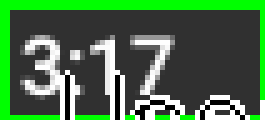
#> input picture img/fixgray.png, 53 x 24 px (shown 5 times larger)
$ python test.py
#> lines starting #> are read from the running program, lines starting #| are printed output that depends on the picture; after the words box and inside, x2 and y2 are one past the last pixel; in counts of white or black regions, pixels touching at a corner belong together
import cv2
import numpy as np
from datetime import datetime
import os
import logging

# ตั้งค่าการบันทึกล็อก
logging.basicConfig(
    filename='image_detection.log',
    level=logging.INFO,
    format='%(asctime)s - %(levelname)s - %(message)s'
)

def setup_directories():
    """สร้างโฟลเดอร์ที่จำเป็นถ้ายังไม่มี"""
    directories = ['img', 'logs']
    for directory in directories:
        if not os.path.exists(directory):
            os.makedirs(directory)
            logging.info(f"Created directory: {directory}")

def ImgSearchADB(adb_img_path, find_img_path, threshold=0.95, method=cv2.TM_CCOEFF_NORMED):
    """
    ค้นหาภาพเป้าหมายในภาพหน้าจอ
    """
    try:
        adb_img = cv2.imread(adb_img_path, cv2.IMREAD_COLOR)
        find_img = cv2.imread(find_img_path, cv2.IMREAD_COLOR)

        if adb_img is None:
            logging.error(f"ไม่พบภาพหน้าจอที่: {adb_img_path}")
            return None, None

        if find_img is None:
            logging.error(f"ไม่พบภาพเป้าหมายที่: {find_img_path}")
            return None, None

        needle_w = find_img.shape[1]
        needle_h = find_img.shape[0]

        result = cv2.matchTemplate(adb_img, find_img, method)
        locations = np.where(result >= threshold)
        locations = list(zip(*locations[::-1]))

        rectangles = []
        for loc in locations:
            rect = [int(loc[0]), int(loc[1]), needle_w, needle_h]
            rectangles.append(rect)
            rectangles.append(rect)

        rectangles, _ = cv2.groupRectangles(rectangles, groupThreshold=1, eps=1)
        return rectangles, adb_img

    except Exception as e:
        logging.error(f"เกิดข้อผิดพลาดในการค้นหาภาพ: {str(e)}")
        return None, None

def draw_rectangles(image, rectangles):
    """
    วาดกรอบสี่เหลี่ยมรอบพื้นที่ที่ตรวจพบ
    """
    try:
        line_color = (0, 255, 0)  # BGR format - สีเขียว
        line_thickness = 2

        for (x, y, w, h) in rectangles:
            top_left = (x, y)
            bottom_right = (x + w, y + h)
            cv2.rectangle(image, top_left, bottom_right, line_color, line_thickness)

    except Exception as e:
        logging.error(f"เกิดข้อผิดพลาดในการวาดกรอบ: {str(e)}")

def save_image_with_metadata(image, save_path, user, timestamp):
    """
    บันทึกภาพพร้อมข้อมูล metadata
    """
    try:
        # เพิ่มข้อมูล metadata ลงในภาพ
        font = cv2.FONT_HERSHEY_SIMPLEX
        metadata_text = f"User: {user} | Date: {timestamp}"
        cv2.putText(image, metadata_text, (10, 30), font, 0.7, (255, 255, 255), 2)
        cv2.putText(image, metadata_text, (10, 30), font, 0.7, (0, 0, 0), 1)

        # บันทึกภาพ
        cv2.imwrite(save_path, image)
        logging.info(f"บันทึกภาพสำเร็จที่: {save_path}")
        return True

    except Exception as e:
        logging.error(f"เกิดข้อผิดพลาดในการบันทึกภาพ: {str(e)}")
        return False

def test_image_detection(username="", timestamp=""):
    """
    ทดสอบการตรวจจับภาพและบันทึกผล
    """
    setup_directories()

    adb_screen_path = 'img/fixgray.png'
    target_img_path = 'img/fixgray.png'

    logging.info(f"เริ่มการค้นหาภาพโดยผู้ใช้: {username}")
    print("🔍 กำลังค้นหาภาพเป้าหมาย...")

    rectangles, source_image = ImgSearchADB(adb_screen_path, target_img_path)
#> in ImgSearchADB, adb_img is the input picture: shape (24, 53, 3); mean B, G, R 72.4, 111.5, 72.4
#> in ImgSearchADB, `result = cv2.matchTemplate(adb_img, find_img, method)`: result = [1]
#> in ImgSearchADB, `locations = np.where(result >= threshold)`: locations = ([0], [0])
#> in ImgSearchADB, `locations = list(zip(*locations[::-1]))`: locations = [(0, 0)]
#> the loop in ImgSearchADB, `for loc in locations:` made 1 pass
#> rect on pass 1: [0, 0, 53, 24]
#> after the loop in ImgSearchADB, `for loc in locations:`: rectangles = [[0, 0, 53, 24], [0, 0, 53, 24]]
#> in ImgSearchADB, `rectangles, _ = cv2.groupRectangles(rectangles, groupThreshold=1, eps=1)`: rectangles = [[0, 0, 53, 24]]
#> rectangles = [[0, 0, 53, 24]]

    if rectangles is not None and len(rectangles) > 0:
        print(f"✅ พบภาพทั้งหมด {len(rectangles)} ตำแหน่ง:")
#| ✅ พบภาพทั้งหมด 1 ตำแหน่ง:
        for (x, y, w, h) in rectangles:
            center_x = x + w//2
            center_y = y + h//2
            print(f"   📍 ตำแหน่ง (x, y): ({center_x}, {center_y})")
            print(f"   📐 ขนาด (w x h): {w} x {h}")
            logging.info(f"พบภาพที่ตำแหน่ง: ({center_x}, {center_y}) ขนาด: {w}x{h}")
#> this loop made 1 pass
#> (x, y, w, h, center_x, center_y) on pass 1: (0, 0, 53, 24, 26, 12)
#|    📍 ตำแหน่ง (x, y): (26, 12)
#|    📐 ขนาด (w x h): 53 x 24

        draw_rectangles(source_image, rectangles)
#> the loop in draw_rectangles, `for (x, y, w, h) in rectangles:` made 1 pass

        if save_image_with_metadata(source_image, adb_screen_path, username, timestamp):
#> in save_image_with_metadata, `font = cv2.FONT_HERSHEY_SIMPLEX`: font = 0
#> in save_image_with_metadata, `cv2.putText(image, metadata_text, (10, 30), font, 0.7, (255, 255, 255)..`:
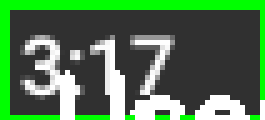
#> image: shape (24, 53, 3) (shown 5 times larger); mean B, G, R 80.2, 119.3, 80.2
#> in save_image_with_metadata, `cv2.putText(image, metadata_text, (10, 30), font, 0.7, (0, 0, 0), 1)`:
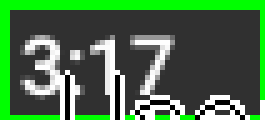
#> image: shape (24, 53, 3) (shown 5 times larger); 2.99% of pixels changed, all inside (x1, y1, x2, y2) = (13, 15, 49, 24)
            print(f"💾 บันทึกภาพผลการตรวจจับทับไฟล์เดิมที่: {adb_screen_path}")
        else:
            print("❌ เกิดข้อผิดพลาดในการบันทึกภาพ")
    else:
        print("❌ ไม่พบภาพเป้าหมาย")
        logging.warning("ไม่พบภาพเป้าหมาย")

if __name__ == '__main__':
    # ใช้ค่าที่ได้รับจากระบบ
    current_user = "leokungYT2"
    current_time = "2025-05-03 10:11:12"

    test_image_detection(username=current_user, timestamp=current_time)
